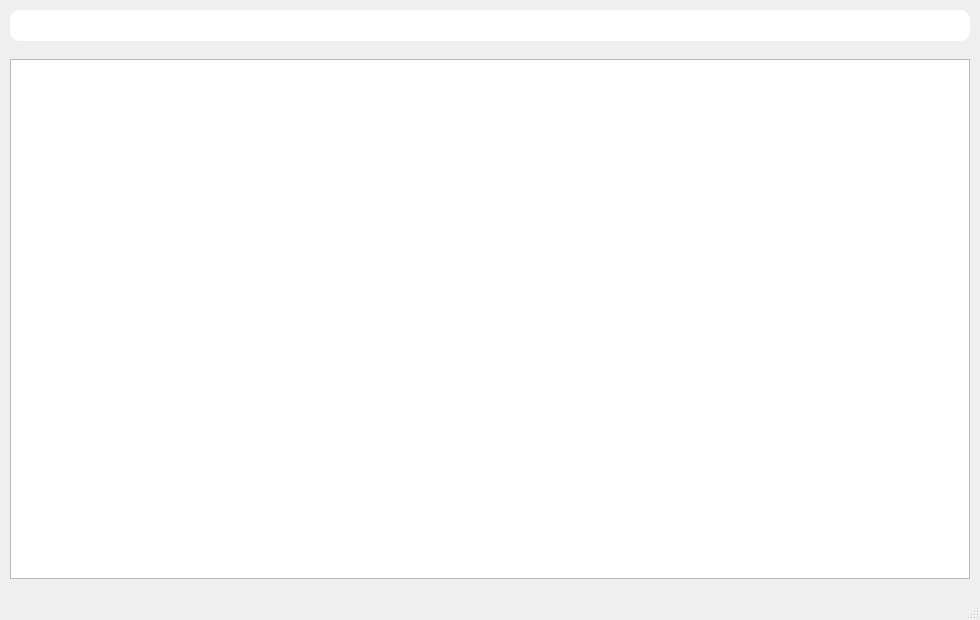
<?xml version="1.0" encoding="UTF-8"?>
<ui version="4.0">
 <class>PCSearch</class>
 <widget class="QMainWindow" name="PCSearch">
  <property name="geometry">
   <rect>
    <x>0</x>
    <y>0</y>
    <width>980</width>
    <height>620</height>
   </rect>
  </property>
  <property name="windowTitle">
   <string>MainWindow</string>
  </property>
  <property name="styleSheet">
   <string notr="true"/>
  </property>
  <widget class="QWidget" name="centralwidget">
   <widget class="QLineEdit" name="lineEdit">
    <property name="geometry">
     <rect>
      <x>10</x>
      <y>10</y>
      <width>960</width>
      <height>31</height>
     </rect>
    </property>
    <property name="styleSheet">
     <string notr="true">border-radius:10px;</string>
    </property>
   </widget>
   <widget class="QTableView" name="tableView">
    <property name="geometry">
     <rect>
      <x>10</x>
      <y>59</y>
      <width>960</width>
      <height>520</height>
     </rect>
    </property>
    <property name="styleSheet">
     <string notr="true"/>
    </property>
   </widget>
  </widget>
  <widget class="QStatusBar" name="statusBar"/>
 </widget>
 <resources/>
 <connections/>
</ui>
